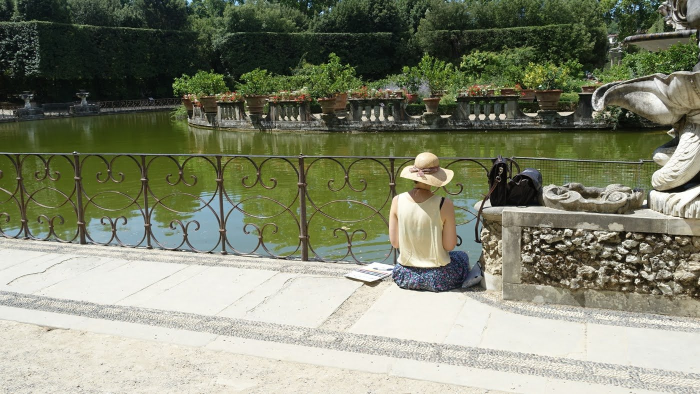
#> input picture photos/A Lady at Boboli Gardens-full.jpg, 1400 x 788 px, given as the content of the folder ../photos/A Lady at Boboli Gardens-full.jpg, which was not available (shown at 1/2 size)
$ python sync_photos.py '../photos/A Lady at Boboli Gardens-full.jpg'
#> lines starting #> are read from the running program, lines starting #| are printed output that depends on the picture
#!/usr/bin/env python3
"""Merge new source images into photos/ and photos/photos.json.

Usage: python3 scripts/sync_photos.py <source_dir> [--keep "stem1,stem2,..."]
- Every image in <source_dir> becomes photos/<stem>-full.jpg (max 2000px) and photos/<stem>-thumb.jpg (400x400, 1:1 crop; 3-column 620px grid at 2x)
  and is added to photos.json. Existing entries are kept; an entry is replaced if its stem is in <source_dir>.
- With --keep, entries whose stem is NOT in the keep list (and not in <source_dir>) are removed along with their jpgs.
- Caption: "2026-09 남양성모성지" -> "남양성모성지"; a stem with no leading date is used whole.
- Entries are sorted by stem descending (YYYY-MM prefix puts the newest first).
"""
import json, sys, pathlib, argparse
from PIL import Image, ImageOps
try:
    from pillow_heif import register_heif_opener; register_heif_opener()
#> (this line was passed over: pillow_heif is not available in this run)
except ImportError:
    pass

ap = argparse.ArgumentParser(); ap.add_argument('source'); ap.add_argument('--keep', default=None)
args = ap.parse_args()
src = pathlib.Path(args.source); out = pathlib.Path(__file__).resolve().parent.parent / 'photos'
out.mkdir(exist_ok=True); jf = out / 'photos.json'
entries = {e['full'][:-len('-full.jpg')]: e for e in (json.loads(jf.read_text(encoding='utf-8')) if jf.exists() else [])}

def caption(stem): return stem.split(' ', 1)[1] if ' ' in stem and stem[:4].isdigit() else stem

new = 0
for f in sorted(src.iterdir()):
    if f.suffix.lower() not in ('.jpg', '.jpeg', '.png', '.heic', '.webp'): continue
    stem = f.stem
    im = ImageOps.exif_transpose(Image.open(f)).convert('RGB')
#> im is the input picture: PIL image 1400x788 RGB; mean R, G, B 128.8, 132.7, 111.2
    full = im.copy(); full.thumbnail((2000, 2000)); full.save(out / f'{stem}-full.jpg', quality=85, optimize=True)
    ImageOps.fit(im, (400, 400), Image.LANCZOS).save(out / f'{stem}-thumb.jpg', quality=82, optimize=True)
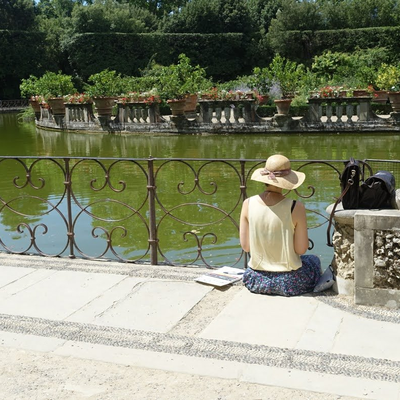
#> saved as A Lady at Boboli Gardens-full-thumb.jpg: PIL image 400x400 RGB; mean R, G, B 130.8, 135.2, 112.4
    entries[stem] = {'full': f'{stem}-full.jpg', 'thumb': f'{stem}-thumb.jpg', 'caption': caption(stem), 'w': 400, 'h': 400}
    new += 1

removed = 0
if args.keep is not None:
    keep = {s.strip() for s in args.keep.split(',') if s.strip()} | {f.stem for f in src.iterdir()}
    for stem in list(entries):
        if stem not in keep:
            for suf in ('-full.jpg', '-thumb.jpg'): (out / f'{stem}{suf}').unlink(missing_ok=True)
            del entries[stem]; removed += 1

ordered = [entries[k] for k in sorted(entries, reverse=True)]
jf.write_text(json.dumps(ordered, ensure_ascii=False, indent=2), encoding='utf-8')
print(f'{new} processed, {removed} removed, {len(ordered)} total')

$ run again, on photos/Milano's Couple-full.jpg
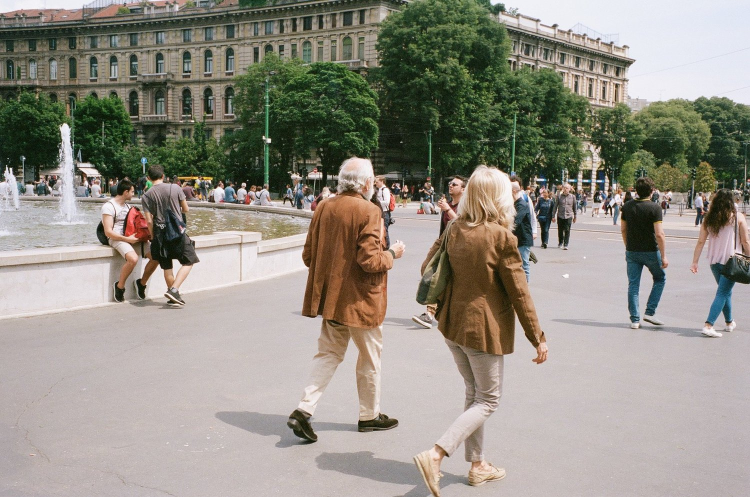
#> input picture photos/Milano's Couple-full.jpg, 1500 x 994 px, given as the content of the folder ../photos/Milano's Couple-full.jpg, which was not available (shown at 1/2 size)
#> im is the input picture: PIL image 1500x994 RGB; mean R, G, B 147.8, 143.1, 132.8
#> `ImageOps.fit(im, (400, 400), Image.LANCZOS).save(out / f'{stem}-thumb...`:
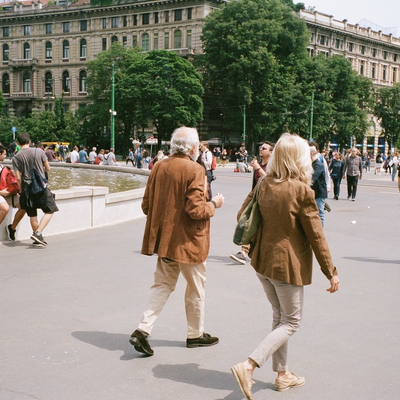
#> saved as Milano's Couple-full-thumb.jpg: PIL image 400x400 RGB; mean R, G, B 142.8, 136.9, 124.1
